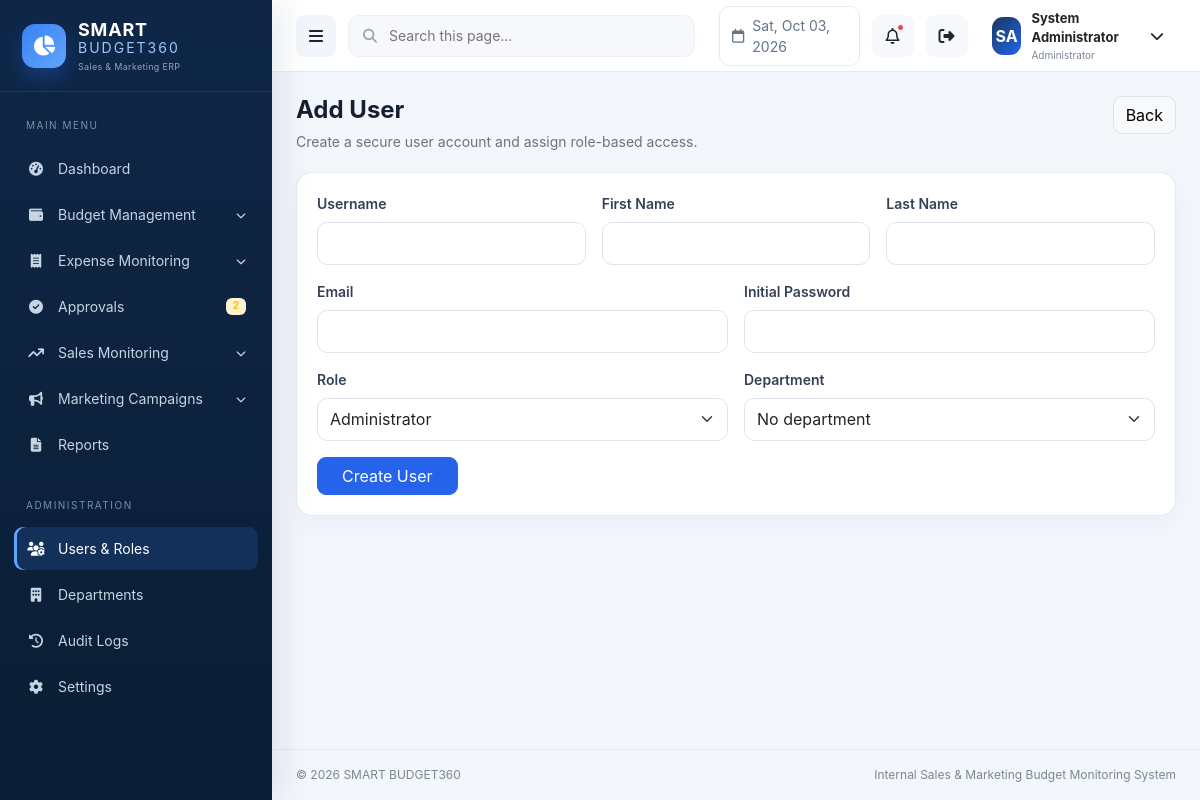
Screenshot of /users/create.php (signed in) with the database file from the repository.
### tables this page shows
CREATE TABLE roles (
  id INT UNSIGNED AUTO_INCREMENT PRIMARY KEY,
  name VARCHAR(60) NOT NULL UNIQUE,
  description VARCHAR(255) NULL,
  created_at TIMESTAMP DEFAULT CURRENT_TIMESTAMP
);

### includes/functions.php (called while the page is built, shortened)
<?php
function db(): PDO
{
    static $pdo = null;
    if (!$pdo) {
        $pdo = (new Database())->connect();
    }
    return $pdo;
}
function e(?string $value): string
{
    return htmlspecialchars((string)$value, ENT_QUOTES, 'UTF-8');
}
function url(string $path = ''): string
{
    return BASE_URL . ($path ? '/' . ltrim($path, '/') : '');
}
function current_user(): ?array
{
    return $_SESSION['user'] ?? null;
}
function role_name(): string
{
    return $_SESSION['user']['role_name'] ?? '';
}
function is_admin(): bool
{
    return role_name() === 'Administrator';
}
function can_access(string $module): bool
{
    if (is_admin()) return true;
    $role = role_name();
    $map = [
        'dashboard' => ['Finance Manager', 'Sales Manager', 'Marketing Manager', 'Staff'],
        'budget' => ['Finance Manager'],
        'expenses' => ['Finance Manager', 'Staff'],
        'approvals' => ['Finance Manager', 'Sales Manager', 'Marketing Manager'],
        'sales' => ['Sales Manager'],
        'marketing' => ['Marketing Manager'],
        'reports' => ['Finance Manager', 'Sales Manager', 'Marketing Manager', 'Viewer'],
        'users' => [],
        'departments' => [],
        'audit' => [],
        'settings' => [],
    ];
    return in_array($role, $map[$module] ?? [], true);
}
function scalar(string $sql, array $params = []): float
{
    $stmt = db()->prepare($sql);
    $stmt->execute($params);
    return (float)($stmt->fetchColumn() ?: 0);
}
function pending_approval_count(): int
{
    if (is_admin()) return (int)scalar("SELECT COUNT(*) FROM approvals WHERE status='Pending'");
    return 0;
}

### users/create.php (the view)
<?php
require_once dirname(__DIR__).'/includes/bootstrap.php';require_role('Administrator');$pageTitle='Add User';$activeMenu='users';$errors=[];if($_SERVER['REQUEST_METHOD']==='POST'){verify_csrf();$username=trim($_POST['username']);$first=trim($_POST['first_name']);$last=trim($_POST['last_name']);$email=trim($_POST['email']);$password=$_POST['password'];$role=(int)$_POST['role_id'];$dept=(int)($_POST['department_id']??0)?:null;if(!preg_match('/^[A-Za-z0-9._-]{3,50}$/',$username))$errors[]='Username must be 3–50 characters using letters, numbers, dot, dash or underscore.';if($first===''||$last==='')$errors[]='First and last name are required.';if(!filter_var($email,FILTER_VALIDATE_EMAIL))$errors[]='Enter a valid email address.';if(strlen($password)<8)$errors[]='Password must be at least 8 characters.';if(!$role)$errors[]='Role is required.';if(!$errors){try{$s=db()->prepare('INSERT INTO users(username,password_hash,first_name,last_name,email,role_id,department_id,is_active) VALUES(?,?,?,?,?,?,?,1)');$s->execute([$username,password_hash($password,PASSWORD_DEFAULT),$first,$last,$email,$role,$dept]);log_activity('CREATE','Users','Created user '.$username);flash('success','User account created.');redirect('users/index.php');}catch(PDOException $e){$errors[]='Username or email already exists.';}}}$roles=db()->query('SELECT id,name FROM roles ORDER BY id')->fetchAll();$departments=departments();require ROOT_PATH.'/includes/header.php';?>
<div class="page-head"><div><h1>Add User</h1><p>Create a secure user account and assign role-based access.</p></div><a class="btn btn-light border" href="<?=e(url('users/index.php'))?>">Back</a></div><?php if($errors):?><div class="alert alert-danger"><ul class="mb-0"><?php foreach($errors as $x):?><li><?=e($x)?></li><?php endforeach;?></ul></div><?php endif;?><div class="card-panel"><div class="card-body"><form method="post" autocomplete="off"><?=csrf_field()?><div class="row g-3"><div class="col-md-4"><label class="form-label">Username</label><input class="form-control" name="username" value="<?=e($_POST['username']??'')?>" required></div><div class="col-md-4"><label class="form-label">First Name</label><input class="form-control" name="first_name" value="<?=e($_POST['first_name']??'')?>" required></div><div class="col-md-4"><label class="form-label">Last Name</label><input class="form-control" name="last_name" value="<?=e($_POST['last_name']??'')?>" required></div><div class="col-md-6"><label class="form-label">Email</label><input class="form-control" type="email" name="email" value="<?=e($_POST['email']??'')?>" required></div><div class="col-md-6"><label class="form-label">Initial Password</label><input class="form-control" type="password" name="password" minlength="8" required></div><div class="col-md-6"><label class="form-label">Role</label><select class="form-select" name="role_id"><?php foreach($roles as $r):?><option value="<?=$r['id']?>"><?=e($r['name'])?></option><?php endforeach;?></select></div><div class="col-md-6"><label class="form-label">Department</label><select class="form-select" name="department_id"><option value="">No department</option><?php foreach($departments as $d):?><option value="<?=$d['id']?>"><?=e($d['name'])?></option><?php endforeach;?></select></div><div class="col-12"><button class="btn btn-primary px-4">Create User</button></div></div></form></div></div><?php require ROOT_PATH.'/includes/footer.php';?>

### includes/topbar.php (shortened to what this page needs)
<?php $topPending = can_access('approvals') ? pending_approval_count() : 0; ?>
<header class="topbar">
  <button class="btn sidebar-toggle" id="sidebarToggle" aria-label="Toggle sidebar"><i class="fa-solid fa-bars"></i></button>
  <div class="search-wrap d-none d-md-flex"><i class="fa-solid fa-magnifying-glass"></i><input id="globalSearch" type="search" placeholder="Search this page..." aria-label="Search"></div>
  <div class="date-pill d-none d-lg-flex"><i class="fa-regular fa-calendar"></i><span><?= e(date('D, M d, Y')) ?></span></div>
  <div class="dropdown">
    <button class="btn icon-btn position-relative" data-bs-toggle="dropdown"><i class="fa-regular fa-bell"></i><?php if($topPending>0): ?><span class="notif-dot"></span><?php endif; ?></button>
  </div>
  <a class="btn icon-btn d-none d-md-grid" style="place-items:center" href="<?= e(url('auth/logout.php')) ?>" title="Logout" aria-label="Logout"><i class="fa-solid fa-right-from-bracket"></i></a>
  <div class="dropdown">
    <button class="btn profile-btn" data-bs-toggle="dropdown"><span class="avatar"><?= e(strtoupper(substr(current_user()['first_name'] ?? 'U',0,1) . substr(current_user()['last_name'] ?? '',0,1))) ?></span><span class="d-none d-md-block text-start"><strong><?= e((current_user()['first_name'] ?? '') . ' ' . (current_user()['last_name'] ?? '')) ?></strong><small><?= e(role_name()) ?></small></span><i class="fa-solid fa-chevron-down small"></i></button>
  </div>
</header>

### assets/css/app.css (style rules this page uses)
:root { --navy:#0f2747;--navy2:#173961;--royal:#2563eb;--green:#16a34a;--orange:#f59e0b;--purple:#7c3aed; --surface:#ffffff;--bg:#f3f6fb;--text:#172033;--muted:#6b7280;--border:#e5eaf1;--sidebar:272px;--topbar:72px; }
* { box-sizing:border-box }
body { margin:0;background:var(--bg);color:var(--text);font-family:Inter,Segoe UI,Arial,sans-serif;font-size:14px }
.topbar { position:sticky;top:0;z-index:1030;height:var(--topbar);background:rgba(255,255,255,.96);backdrop-filter:blur(12px);border-bottom:1px solid var(--border);display:flex;align-items:center;gap:12px;padding:0 24px }
.sidebar-toggle { width:42px;height:42px;border-radius:10px;background:#f2f5f9 }
.search-wrap { height:42px;width:min(440px,34vw);display:flex;align-items:center;gap:10px;padding:0 14px;background:#f6f8fb;border:1px solid #edf0f4;border-radius:11px;color:#9ca3af }
.search-wrap input { width:100%;border:0;outline:0;background:transparent }
.date-pill { align-items:center;gap:8px;padding:8px 12px;border:1px solid var(--border);border-radius:10px;color:#64748b;background:#fff }
.icon-btn { width:42px;height:42px;border-radius:10px;background:#f6f8fb }
.notif-dot { position:absolute;top:8px;right:9px;width:7px;height:7px;background:#ef4444;border-radius:50%;border:1px solid #fff }
.profile-btn { display:flex;align-items:center;gap:10px;border:0 }
.profile-btn strong,.profile-btn small { display:block }
.profile-btn strong { font-size:13px }
.profile-btn small { font-size:10px;color:#7b8794 }
.avatar { width:38px;height:38px;border-radius:11px;background:linear-gradient(135deg,var(--navy2),var(--royal));display:grid;place-items:center;color:#fff;font-weight:700 }
.page-head { display:flex;align-items:flex-start;justify-content:space-between;gap:16px;margin-bottom:20px }
.page-head h1 { font-size:24px;font-weight:750;margin:0 }
.page-head p { margin:6px 0 0;color:var(--muted) }
.card-panel { background:#fff;border:1px solid var(--border);border-radius:16px;box-shadow:0 8px 24px rgba(15,39,71,.035) }
.card-panel .card-body { padding:20px }
.form-label { font-weight:600;color:#344054 }
.form-control,.form-select { border-color:#dfe5ec;min-height:43px;border-radius:10px }
.btn { border-radius:9px }
.btn-primary { background:#2563eb;border-color:#2563eb }

### rows the page displays
roles: name "SA", name "System Administrator", name "Administrator"

### other values shown
$pendingApprovalCount "2"
form field role_id "Administrator"
